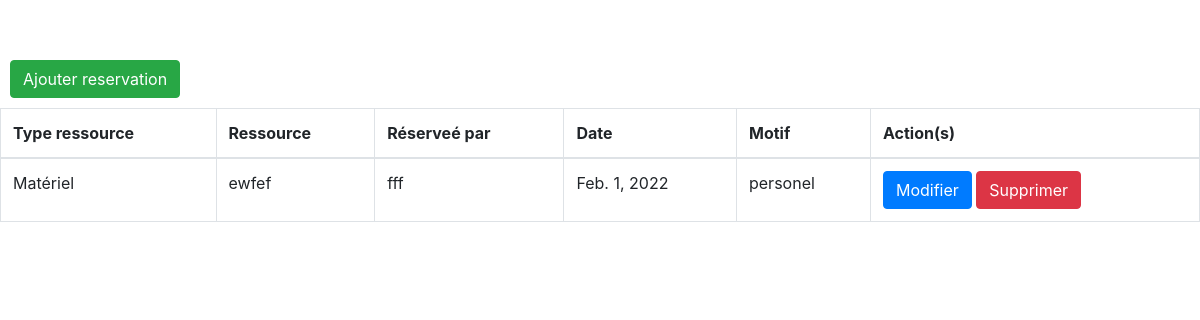
Page /reservation/ on the earlier database version.
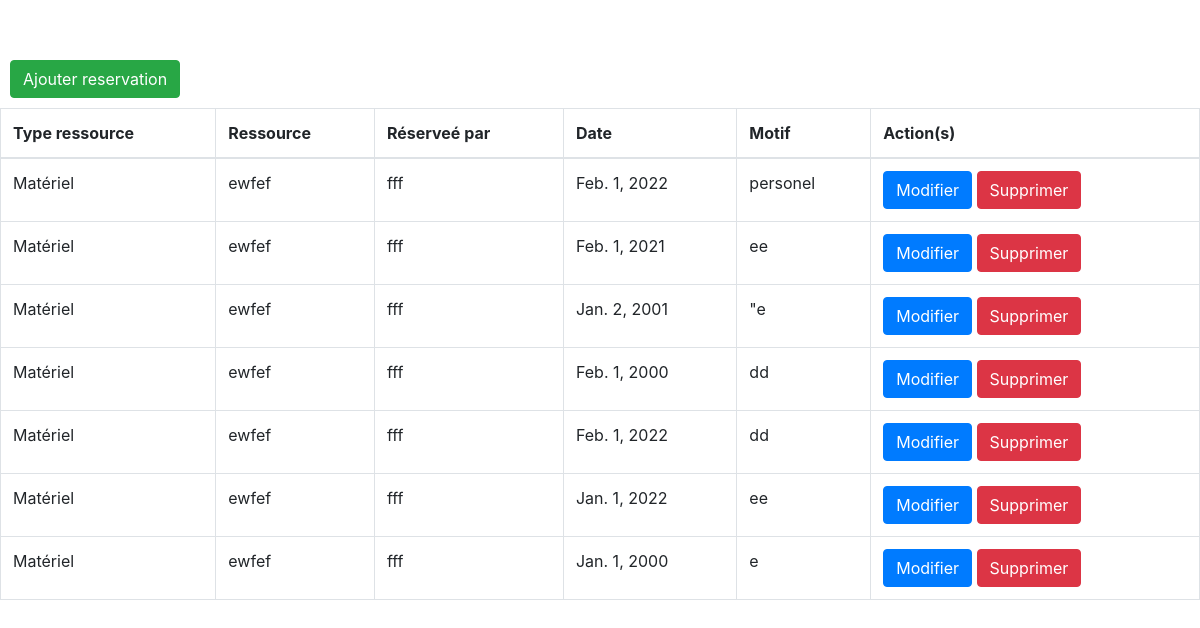
Same page on the later database version.
### srcApp/models.py (models this page shows)
class Reservation(models.Model):
    reservateur = models.ForeignKey(Personnel, on_delete=models.CASCADE)
    ressource = models.ForeignKey(Ressource, on_delete=models.CASCADE)
    date_de_reservation = models.DateField()
    motif_de_reservation = models.CharField(max_length=255)
    UniqueConstraint(fields=['ressource', 'date_de_reservation'], name='reservation_unique_de_la_ressource_par_date')

class Ressource(models.Model):
    natureRes = models.TextChoices ('Batiment','Matériel')
    codeRess = models.fields.CharField(max_length = 5)
    typeRess = models.fields.CharField(choices=natureRes.choices, max_length=10)
    nomRess = models.fields.CharField(max_length=50)
    def __str__(self):
        return f'{self.nomRess}'

class Personnel(models.Model):
    rolelist = models.TextChoices('Utilisateur', 'Administrateur')
    codePerso = models.fields.CharField(max_length=4)
    nom = models.fields.CharField(max_length=50)
    prenom = models.fields.CharField(max_length=50)
    typePerso = models.ForeignKey(TypePerso, null=True, on_delete=models.SET_NULL)
    dateNaiss = models.fields.IntegerField(
    validators=[MinValueValidator(1900), MaxValueValidator(2004)])
    chefService = models.BooleanField
    role = models.fields.CharField(choices=rolelist.choices, max_length=50)
    account = models.OneToOneField(User, null=True, on_delete=models.CASCADE)
    def __str__(self):
        return f'{self.nom}'

### srcApp/views.py (the view)
# urls.py: path('reservation/', views.reservation, name='reservation'),
def reservation(request):
    datas = Reservation.objects.all()
    return render(request,"reservHome.html", {'datas':datas})

### srcApp/templates/reservHome.html (shortened to what this page needs)
{% extends 'base.html' %}
        {% block content %}
        <div style="display:inline-block">
        <a class="btn btn-success " style="margin:10px" href="{% url 'create_reservation' %}">Ajouter reservation</a>
        </div>
         <table class="table table-bordered mx-auto" >
        <thead>
        <tr>
        <th>Type ressource</th>
        <th>Ressource</th>
        <th>Réserveé par</th>
        <th>Date </th>
        <th>Motif</th>
        <th>Action(s)</th>
        </tr>
        </thead>
        <tbody id="myTable">
        {% for reservation in datas %}
        <tr>
        <td>{{ reservation.ressource.typeRess }}</td>
        <td>{{ reservation.ressource }}</td>
        <td>{{ reservation.reservateur }}</td>
        <td>{{ reservation.date_de_reservation }}</td>
        <td>{{ reservation.motif_de_reservation }}</td>
        <td>
        <div style="display:inline-block">
        <a class="btn btn-primary" href="{% url 'update_reservation' reservation.id %}">Modifier</a>
        <a  class="btn btn-danger" href="{% url 'delete_reservation' reservation.id %}">Supprimer</a>
        </div>
        </td>
        </tr>
        {% endfor %}
        </tbody>
        </table>
        {% endblock %}

Differences in the rows shown:
added Reservation: ressource.typeRess "Matériel", ressource "ewfef", reservateur "fff", date_de_reservation "Feb. 1, 2021", motif_de_reservation "ee"
added Reservation: ressource.typeRess "Matériel", ressource "ewfef", reservateur "fff", date_de_reservation "Jan. 2, 2001", motif_de_reservation "\"e"
added Reservation: ressource.typeRess "Matériel", ressource "ewfef", reservateur "fff", date_de_reservation "Feb. 1, 2000", motif_de_reservation "dd"
added Reservation: ressource.typeRess "Matériel", ressource "ewfef", reservateur "fff", date_de_reservation "Feb. 1, 2022", motif_de_reservation "dd"
added Reservation: ressource.typeRess "Matériel", ressource "ewfef", reservateur "fff", date_de_reservation "Jan. 1, 2022", motif_de_reservation "ee"
added Reservation: ressource.typeRess "Matériel", ressource "ewfef", reservateur "fff", date_de_reservation "Jan. 1, 2000", motif_de_reservation "e"
